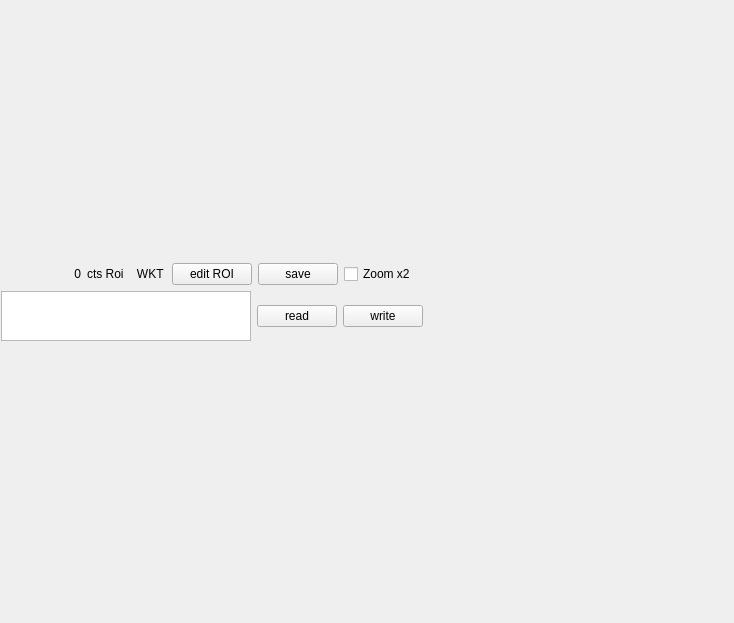
<?xml version="1.0" encoding="UTF-8"?>
<ui version="4.0">
 <class>Form</class>
 <widget class="QWidget" name="Form">
  <property name="geometry">
   <rect>
    <x>0</x>
    <y>0</y>
    <width>734</width>
    <height>623</height>
   </rect>
  </property>
  <property name="windowTitle">
   <string>Form</string>
  </property>
  <widget class="QWidget" name="layoutWidget">
   <property name="geometry">
    <rect>
     <x>1</x>
     <y>1</y>
     <width>422</width>
     <height>417</height>
    </rect>
   </property>
   <layout class="QVBoxLayout" name="verticalLayout">
    <item>
     <widget class="QLabel" name="image_frame">
      <property name="minimumSize">
       <size>
        <width>256</width>
        <height>256</height>
       </size>
      </property>
      <property name="maximumSize">
       <size>
        <width>1024</width>
        <height>1024</height>
       </size>
      </property>
      <property name="text">
       <string/>
      </property>
      <property name="alignment">
       <set>Qt::AlignLeading|Qt::AlignLeft|Qt::AlignTop</set>
      </property>
     </widget>
    </item>
    <item>
     <layout class="QHBoxLayout" name="horizontalLayout_3">
      <item>
       <widget class="QLabel" name="cts">
        <property name="text">
         <string>0</string>
        </property>
        <property name="alignment">
         <set>Qt::AlignRight|Qt::AlignTrailing|Qt::AlignVCenter</set>
        </property>
       </widget>
      </item>
      <item>
       <widget class="QLabel" name="label_2">
        <property name="text">
         <string>cts Roi    WKT</string>
        </property>
       </widget>
      </item>
      <item>
       <widget class="QPushButton" name="editRoiBtn">
        <property name="toolTip">
         <string>mouse left click to ad vertex, mouse right click to close polygon</string>
        </property>
        <property name="text">
         <string>edit ROI</string>
        </property>
       </widget>
      </item>
      <item>
       <widget class="QPushButton" name="saveBtn">
        <property name="text">
         <string>save</string>
        </property>
       </widget>
      </item>
      <item>
       <widget class="QCheckBox" name="bZoom">
        <property name="text">
         <string>Zoom x2</string>
        </property>
       </widget>
      </item>
     </layout>
    </item>
    <item>
     <layout class="QHBoxLayout" name="horizontalLayout">
      <item>
       <widget class="QPlainTextEdit" name="wktText">
        <property name="maximumSize">
         <size>
          <width>16777215</width>
          <height>50</height>
         </size>
        </property>
       </widget>
      </item>
      <item>
       <widget class="QPushButton" name="readWKT">
        <property name="text">
         <string>read</string>
        </property>
       </widget>
      </item>
      <item>
       <widget class="QPushButton" name="writeWKT">
        <property name="text">
         <string>write</string>
        </property>
       </widget>
      </item>
     </layout>
    </item>
    <item>
     <layout class="QHBoxLayout" name="horizontalLayout_2">
      <item>
       <widget class="QPushButton" name="offBtn">
        <property name="text">
         <string/>
        </property>
        <property name="flat">
         <bool>true</bool>
        </property>
       </widget>
      </item>
      <item>
       <widget class="QPushButton" name="startBtn">
        <property name="minimumSize">
         <size>
          <width>95</width>
          <height>23</height>
         </size>
        </property>
        <property name="text">
         <string/>
        </property>
        <property name="flat">
         <bool>true</bool>
        </property>
       </widget>
      </item>
      <item>
       <widget class="QPushButton" name="onBtn">
        <property name="text">
         <string/>
        </property>
        <property name="flat">
         <bool>true</bool>
        </property>
       </widget>
      </item>
      <item>
       <widget class="QPushButton" name="stopBtn">
        <property name="text">
         <string/>
        </property>
        <property name="flat">
         <bool>true</bool>
        </property>
       </widget>
      </item>
      <item>
       <widget class="QLabel" name="statusLbl">
        <property name="text">
         <string/>
        </property>
       </widget>
      </item>
      <item>
       <widget class="QLabel" name="errorLbl">
        <property name="text">
         <string/>
        </property>
       </widget>
      </item>
      <item>
       <widget class="QPushButton" name="continueBtn">
        <property name="enabled">
         <bool>true</bool>
        </property>
        <property name="text">
         <string/>
        </property>
        <property name="flat">
         <bool>true</bool>
        </property>
       </widget>
      </item>
     </layout>
    </item>
    <item>
     <widget class="QWidget" name="pollErr" native="true"/>
    </item>
   </layout>
  </widget>
 </widget>
 <resources>
  <include location="../res/quango.qrc"/>
 </resources>
 <connections/>
</ui>
